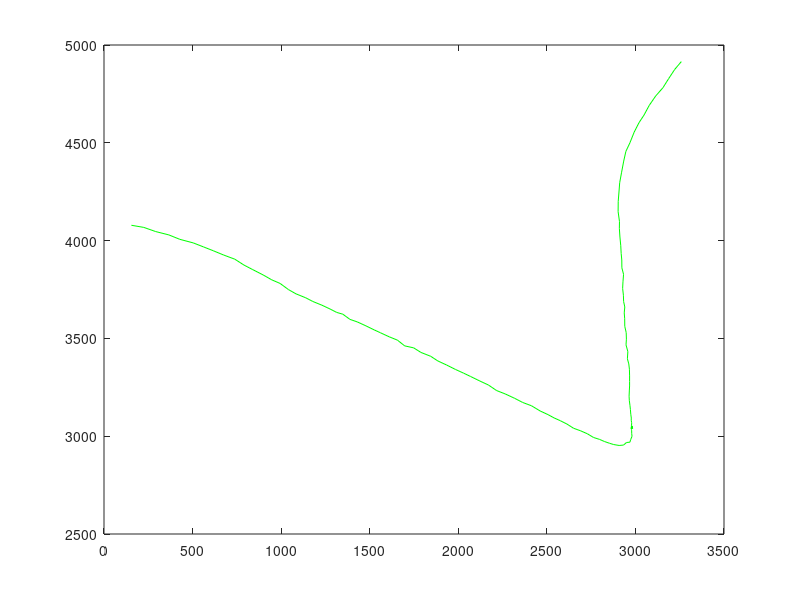

MATLAB code to generate this figure:
% N->SW

% The variable that you may play with is a, b and kexi which can control
% the staring point, the stopping point and the velocity. One thing to note
% is that the x/y coordinate sometimes may be close for distant points at
% the trajectory. It is suggested that the x coordinate of the stopping
% point should be smaller than the x coordinate of the starting point for
% the N-> SW case. For kexi, it is suggested that it should be less than 1. At least, it
% should be less than 1 at the intersection point.

function[xx,yy,k]=N_SW2()

x=[ 3301        3259        3221        3183        3145        3110        3074 ...
    3047        3015        2990        2968        2945        2933        2921 ...
    2912        2908        2903        2902        2903        2909        2912 ...
    2917        2919        2923        2923        2928        2930        2927 ...
    2932        2933        2935        2937        2940        2945        2948 ...
    2949        2952        2957        2959        2962        2966        2967 ...
    2967        2967        2965        2964        2966        2970        2972 ...
    2974        2977        2976        2979        2979        2982        2980 ...
    2981        2981        2981        2979        2980        2979        2980 ...
    2982        2979        2979        2980        2981        2980        2980 ...
    2980        2980        2980        2980        2981        2980        2983 ...
    2980        2982        2981        2981        2980        2978        2979 ...
    2979        2979        2979        2979        2977        2980        2978 ...
    2975        2979        2980        2977        2977        2978        2981 ...
    2980        2978        2979        2978        2976        2977        2978 ...
    2975        2975        2976        2976        2977        2976        2978 ...
    2979        2979        2981        2975        2967        2953        2935 ...
    2914        2886        2860        2833        2803        2773        2738 ...
    2700        2663        2622        2584        2544        2505        2462 ...
    2422        2375        2329        2285        2238        2193        2144 ...
    2095        2045        2003        1954        1906        1862        1816 ...
    1770        1725        1683        1643        1592        1552        1508 ...
    1461        1418        1375        1330        1286        1238        1187 ...
    1140        1095        1046         991         938         878         816 ...
    762         697         637         575         511         441         371 ...
    305         239         163          98          24];

y=[4962        4915        4866        4823        4777        4734 ...
    4686        4639        4596        4549        4498        4454 ...
    4403        4345        4307        4258        4210        4160 ...
    4112        4066        4023        3977        3939        3902 ...
    3864        3827        3793        3761        3725        3692 ...
    3660        3626        3594        3561        3528        3496 ...
    3466        3436        3402        3373        3344        3310 ...
    3281        3249        3228        3200        3177        3152 ...
    3133        3109        3091        3079        3068        3061 ...
    3056        3053        3048        3050        3049        3052 ...
    3049        3047        3047        3048        3046        3049 ...
    3049        3047        3049        3047        3046        3048 ...
    3049        3047        3049        3048        3046        3047 ...
    3045        3042        3045        3043        3046        3043 ...
    3045        3043        3043        3045        3044        3044 ...
    3046        3045        3042        3040        3041        3042 ...
    3040        3040        3042        3041        3040        3044 ...
    3042        3041        3042        3041        3039        3040 ...
    3040        3040        3037        3034        3025        3012 ...
    3000        2985        2974        2964        2955        2952 ...
    2955        2962        2970        2981        2995        3009 ...
    3023        3041        3058        3076        3092        3111 ...
    3129        3153        3167        3189        3208        3227 ...
    3252        3273        3293        3317        3332        3356 ...
    3375        3395        3416        3437        3456        3473 ...
    3492        3517        3532        3551        3572        3589 ...
    3609        3625        3646        3667        3685        3707 ...
    3729        3747        3777        3804        3835        3862 ...
    3889        3918        3941        3963        3986        4008 ...
    4028        4043        4059        4077        4088        4105];

a=x(2); %3100;
b=x(end-1);%1500;
kexi=0.1;
D=5;


try
    % the lane widthv_x=zeros(1,length(x)-1);
    
    for i=1:1:(length(x)-1)
        v_x(i)=x(i+1)-x(i)+0.0001*randn; % calculate the velocity of the original data
    end
    k=1;
    num1=1;
    num2=1;
    xx=zeros(1,200);
    yy=zeros(1,200);
    vv=zeros(1,200);
    theta=zeros(1,200);
    l=zeros(1,200); % the lane car is using
    cl=zeros(1,200); % which direction car is changing lane
    
    for i=1:1:length(x)
        
        if (x(i)==a)
            num1=i;
            break;
        end
        if (x(i)<a)
            num1=i-1+(a-x(i-1))/(x(i)-x(i-1));
            break;
        end
        
    end
    
    xx(1)=a;
    yy(1)=y(floor(num1))+((a-x(floor(num1)))/(x(floor(num1)+1)-x(floor(num1))))*(y(floor(num1)+1)-y(floor(num1)));
    
    
    while (xx(k)>b)
        vv(k)=v_x(floor(num1))*(1+kexi*randn);  % vv is the velocity of the car
        num2=num1+(vv(k)/v_x(floor(num1)));
        
        xx(k+1)=x(floor(num2))+(num2-floor(num2))*(x(floor(num2)+1)-x(floor(num2)));
        yy(k+1)=y(floor(num2))+(num2-floor(num2))*(y(floor(num2)+1)-y(floor(num2)));
        
        % rn is a random number between (0,1), and l indicates which lane car is
        % using, cl denotes which direction car is changing lane.
        rn=rand;
        if ((l(k)==0)&&(rn<0.1))
            l(k+1)=1;
            cl(k+1)=1;
        end
        if ((l(k)==0)&&(rn>0.9))
            l(k+1)=-1;
            cl(k+1)=-1;
        end
        if ((l(k)==1)&&(rn<0.1))
            l(k+1)=0;
            cl(k+1)=-1;
        end
        if ((l(k)==-1)&&(rn>0.9))
            l(k+1)=0;
            cl(k+1)=1;
        end
        
        % change the coordinates with lane change
        
        theta(k+1)=atan((yy(k+1)-yy(k))./(xx(k+1)-xx(k)));
        
        xx(k+1)=xx(k+1)+D*sin(theta(k+1))*cl(k+1);
        yy(k+1)=yy(k+1)-D*cos(theta(k+1))*cl(k+1);
        
        num1=num2;
        k=k+1;
        
    end
    if isempty(find(isnan(xx))) &&  isempty(find(isnan(yy)))
        %         for i=1:1:k-1
        %             plot(xx(i),yy(i),'g');
        %             drawnow;
        %             %             pause(0.1);
        %         end
        %     else
        %         'here'
        plot(xx(1:k-1),yy(1:k-1),'g'); drawnow;
    end
catch ME
end
%figure(1);
%imshow('100.jpg');
%hold on;
%plot(x,y,'r*',xx(1:k-1),yy(1:k-1),'bo');
end

